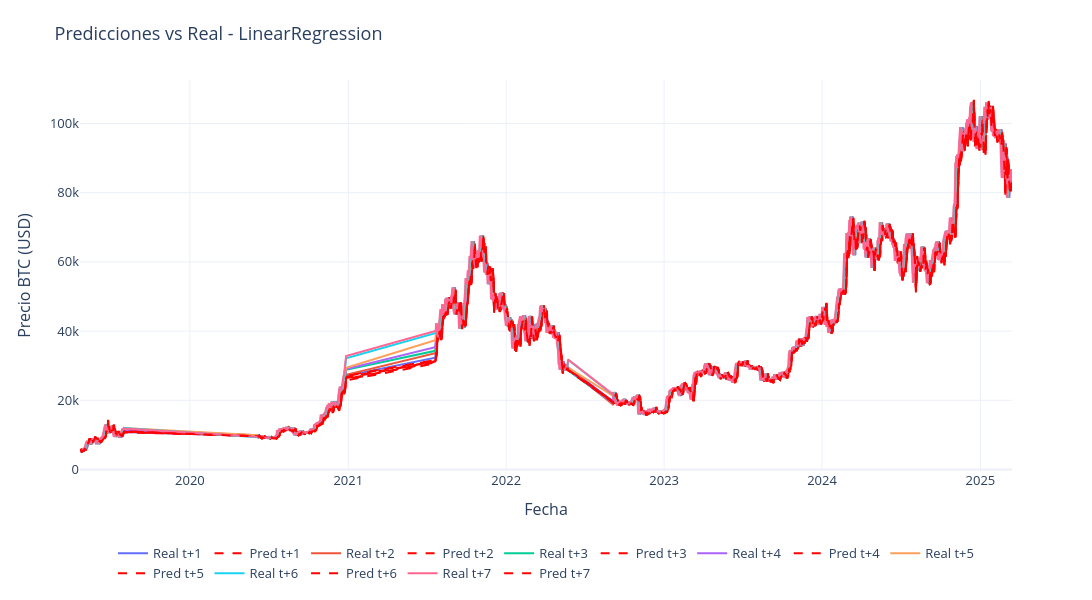
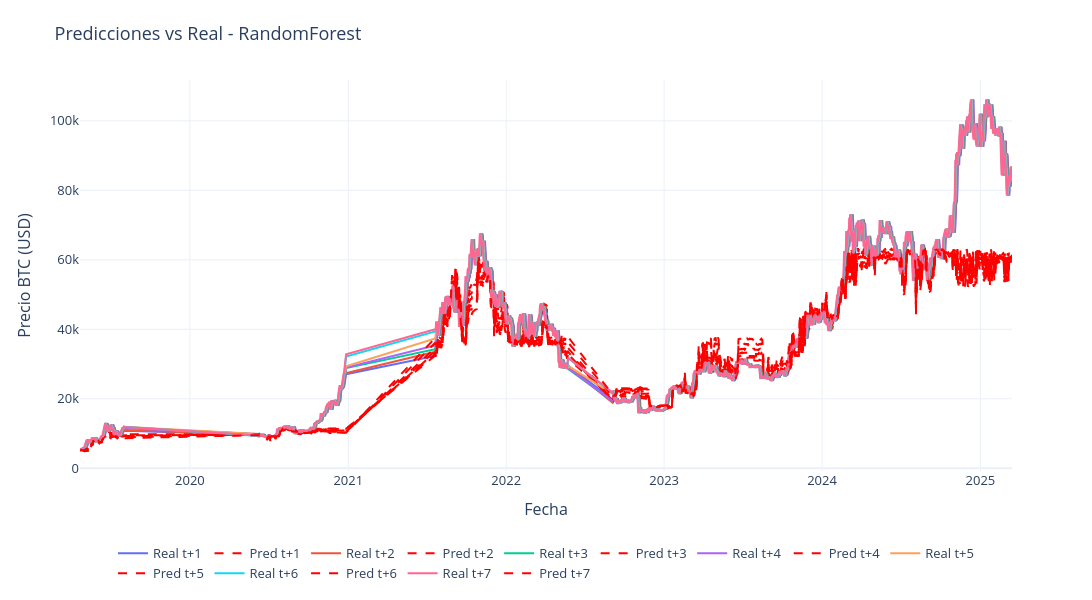
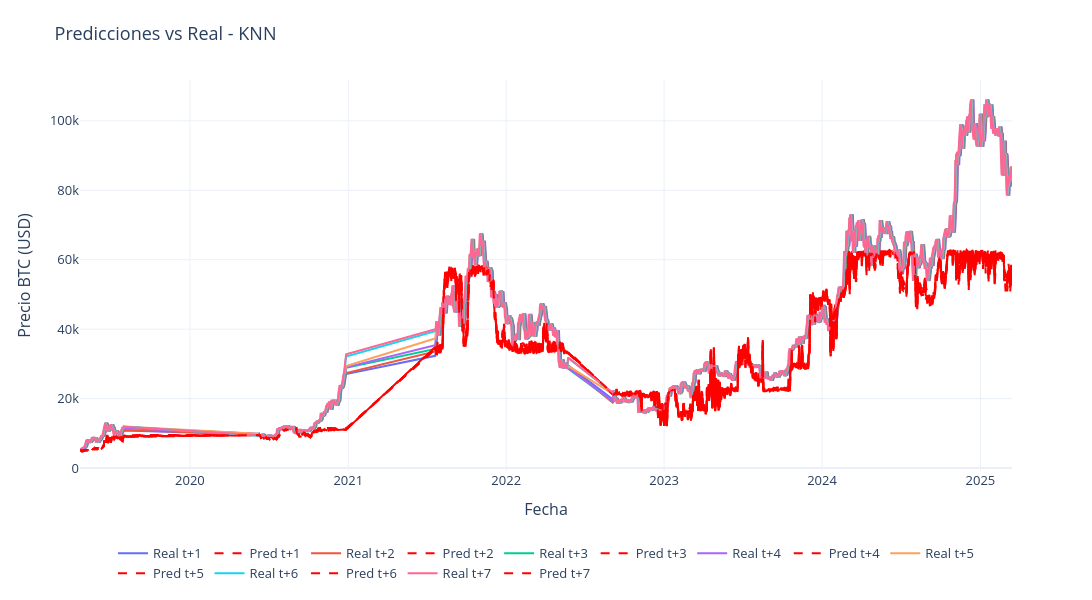

The cell these charts' notebook holds for them, in order:
### Code cell
# grafico predicciones vs real (t+1 a t+7)
from plotly.colors import qualitative

for model_name, pred in all_predictions.items():
    if pred.empty:
        print(f"No hay predicciones para {model_name}, se omite el gráfico.")
        continue

    fig = go.Figure()
    days = [f't+{i}' for i in range(1,8)]
    color_palette = qualitative.Plotly  # paleta estándar (10 colores distintos)

    for i, day in enumerate(days, start=1):
        real_col = f'Close_{day}_real' if f'Close_{day}_real' in pred.columns else f'Close_t+{i}_real'
        pred_col = f'Close_{day}_pred' if f'Close_{day}_pred' in pred.columns else f'Close_t+{i}_pred'

        if real_col not in pred.columns or pred_col not in pred.columns:
            print(f"Columnas para {day} no encontradas en {model_name}, se omite.")
            continue

        color = color_palette[(i - 1) % len(color_palette)]

        # linea real
        fig.add_trace(go.Scatter(
            x=pred.index,
            y=pred[real_col],
            mode='lines',
            name=f'Real {day}',
            line=dict(color=color, width=2)
        ))

        # linea predicha
        fig.add_trace(go.Scatter(
            x=pred.index,
            y=pred[pred_col],
            mode='lines',
            name=f'Pred {day}',
            line=dict(color="red", width=2, dash='dash')
        ))

    fig.update_layout(
        title=f'Predicciones vs Real - {model_name}',
        xaxis_title='Fecha',
        yaxis_title='Precio BTC (USD)',
        width=1100,
        height=600,
        template='plotly_white',
        font=dict(size=13),
        legend=dict(
            orientation="h",
            yanchor="bottom",
            y=-0.3,
            xanchor="center",
            x=0.5
        ),
        margin=dict(t=80, b=80)
    )

    fig.show()
print("Fecha mínima:", pred.index.min())
print("Fecha máxima:", pred.index.max())

### Figure 1 — Plotly figure (JSON) as saved in the notebook; plotly's stock layout.template omitted (floating-point values rounded to 4 significant figures; data arrays with more than 128 entries replaced by an {"elided": "..."} marker saying what was removed)
{"data": [{"line": {"color": "#636EFA", "width": 2}, "mode": "lines", "name": "Real t+1", "type": "scatter", "x": {"elided": "1542 str values"}, "y": {"elided": "1542 float values"}}, {"line": {"color": "red", "dash": "dash", "width": 2}, "mode": "lines", "name": "Pred t+1", "type": "scatter", "x": {"elided": "1542 str values"}, "y": {"elided": "1542 float values"}}, {"line": {"color": "#EF553B", "width": 2}, "mode": "lines", "name": "Real t+2", "type": "scatter", "x": {"elided": "1542 str values"}, "y": {"elided": "1542 float values"}}, {"line": {"color": "red", "dash": "dash", "width": 2}, "mode": "lines", "name": "Pred t+2", "type": "scatter", "x": {"elided": "1542 str values"}, "y": {"elided": "1542 float values"}}, {"line": {"color": "#00CC96", "width": 2}, "mode": "lines", "name": "Real t+3", "type": "scatter", "x": {"elided": "1542 str values"}, "y": {"elided": "1542 float values"}}, {"line": {"color": "red", "dash": "dash", "width": 2}, "mode": "lines", "name": "Pred t+3", "type": "scatter", "x": {"elided": "1542 str values"}, "y": {"elided": "1542 float values"}}, {"line": {"color": "#AB63FA", "width": 2}, "mode": "lines", "name": "Real t+4", "type": "scatter", "x": {"elided": "1542 str values"}, "y": {"elided": "1542 float values"}}, {"line": {"color": "red", "dash": "dash", "width": 2}, "mode": "lines", "name": "Pred t+4", "type": "scatter", "x": {"elided": "1542 str values"}, "y": {"elided": "1542 float values"}}, {"line": {"color": "#FFA15A", "width": 2}, "mode": "lines", "name": "Real t+5", "type": "scatter", "x": {"elided": "1542 str values"}, "y": {"elided": "1542 float values"}}, {"line": {"color": "red", "dash": "dash", "width": 2}, "mode": "lines", "name": "Pred t+5", "type": "scatter", "x": {"elided": "1542 str values"}, "y": {"elided": "1542 float values"}}, {"line": {"color": "#19D3F3", "width": 2}, "mode": "lines", "name": "Real t+6", "type": "scatter", "x": {"elided": "1542 str values"}, "y": {"elided": "1542 float values"}}, {"line": {"color": "red", "dash": "dash", "width": 2}, "mode": "lines", "name": "Pred t+6", "type": "scatter", "x": {"elided": "1542 str values"}, "y": {"elided": "1542 float values"}}, {"line": {"color": "#FF6692", "width": 2}, "mode": "lines", "name": "Real t+7", "type": "scatter", "x": {"elided": "1542 str values"}, "y": {"elided": "1542 float values"}}, {"line": {"color": "red", "dash": "dash", "width": 2}, "mode": "lines", "name": "Pred t+7", "type": "scatter", "x": {"elided": "1542 str values"}, "y": {"elided": "1542 float values"}}], "layout": {"font": {"size": 13}, "height": 600, "legend": {"orientation": "h", "x": 0.5, "xanchor": "center", "y": -0.3, "yanchor": "bottom"}, "margin": {"b": 80, "t": 80}, "title": {"text": "Predicciones vs Real - LinearRegression"}, "width": 1100, "xaxis": {"title": {"text": "Fecha"}}, "yaxis": {"title": {"text": "Precio BTC (USD)"}}}}

### Figure 2 — Plotly figure (JSON) as saved in the notebook; plotly's stock layout.template omitted (floating-point values rounded to 4 significant figures; data arrays with more than 128 entries replaced by an {"elided": "..."} marker saying what was removed)
{"data": [{"line": {"color": "#636EFA", "width": 2}, "mode": "lines", "name": "Real t+1", "type": "scatter", "x": {"elided": "1542 str values"}, "y": {"elided": "1542 float values"}}, {"line": {"color": "red", "dash": "dash", "width": 2}, "mode": "lines", "name": "Pred t+1", "type": "scatter", "x": {"elided": "1542 str values"}, "y": {"elided": "1542 float values"}}, {"line": {"color": "#EF553B", "width": 2}, "mode": "lines", "name": "Real t+2", "type": "scatter", "x": {"elided": "1542 str values"}, "y": {"elided": "1542 float values"}}, {"line": {"color": "red", "dash": "dash", "width": 2}, "mode": "lines", "name": "Pred t+2", "type": "scatter", "x": {"elided": "1542 str values"}, "y": {"elided": "1542 float values"}}, {"line": {"color": "#00CC96", "width": 2}, "mode": "lines", "name": "Real t+3", "type": "scatter", "x": {"elided": "1542 str values"}, "y": {"elided": "1542 float values"}}, {"line": {"color": "red", "dash": "dash", "width": 2}, "mode": "lines", "name": "Pred t+3", "type": "scatter", "x": {"elided": "1542 str values"}, "y": {"elided": "1542 float values"}}, {"line": {"color": "#AB63FA", "width": 2}, "mode": "lines", "name": "Real t+4", "type": "scatter", "x": {"elided": "1542 str values"}, "y": {"elided": "1542 float values"}}, {"line": {"color": "red", "dash": "dash", "width": 2}, "mode": "lines", "name": "Pred t+4", "type": "scatter", "x": {"elided": "1542 str values"}, "y": {"elided": "1542 float values"}}, {"line": {"color": "#FFA15A", "width": 2}, "mode": "lines", "name": "Real t+5", "type": "scatter", "x": {"elided": "1542 str values"}, "y": {"elided": "1542 float values"}}, {"line": {"color": "red", "dash": "dash", "width": 2}, "mode": "lines", "name": "Pred t+5", "type": "scatter", "x": {"elided": "1542 str values"}, "y": {"elided": "1542 float values"}}, {"line": {"color": "#19D3F3", "width": 2}, "mode": "lines", "name": "Real t+6", "type": "scatter", "x": {"elided": "1542 str values"}, "y": {"elided": "1542 float values"}}, {"line": {"color": "red", "dash": "dash", "width": 2}, "mode": "lines", "name": "Pred t+6", "type": "scatter", "x": {"elided": "1542 str values"}, "y": {"elided": "1542 float values"}}, {"line": {"color": "#FF6692", "width": 2}, "mode": "lines", "name": "Real t+7", "type": "scatter", "x": {"elided": "1542 str values"}, "y": {"elided": "1542 float values"}}, {"line": {"color": "red", "dash": "dash", "width": 2}, "mode": "lines", "name": "Pred t+7", "type": "scatter", "x": {"elided": "1542 str values"}, "y": {"elided": "1542 float values"}}], "layout": {"font": {"size": 13}, "height": 600, "legend": {"orientation": "h", "x": 0.5, "xanchor": "center", "y": -0.3, "yanchor": "bottom"}, "margin": {"b": 80, "t": 80}, "title": {"text": "Predicciones vs Real - RandomForest"}, "width": 1100, "xaxis": {"title": {"text": "Fecha"}}, "yaxis": {"title": {"text": "Precio BTC (USD)"}}}}

### Figure 3 — Plotly figure (JSON) as saved in the notebook; plotly's stock layout.template omitted (floating-point values rounded to 4 significant figures; data arrays with more than 128 entries replaced by an {"elided": "..."} marker saying what was removed)
{"data": [{"line": {"color": "#636EFA", "width": 2}, "mode": "lines", "name": "Real t+1", "type": "scatter", "x": {"elided": "1542 str values"}, "y": {"elided": "1542 float values"}}, {"line": {"color": "red", "dash": "dash", "width": 2}, "mode": "lines", "name": "Pred t+1", "type": "scatter", "x": {"elided": "1542 str values"}, "y": {"elided": "1542 float values"}}, {"line": {"color": "#EF553B", "width": 2}, "mode": "lines", "name": "Real t+2", "type": "scatter", "x": {"elided": "1542 str values"}, "y": {"elided": "1542 float values"}}, {"line": {"color": "red", "dash": "dash", "width": 2}, "mode": "lines", "name": "Pred t+2", "type": "scatter", "x": {"elided": "1542 str values"}, "y": {"elided": "1542 float values"}}, {"line": {"color": "#00CC96", "width": 2}, "mode": "lines", "name": "Real t+3", "type": "scatter", "x": {"elided": "1542 str values"}, "y": {"elided": "1542 float values"}}, {"line": {"color": "red", "dash": "dash", "width": 2}, "mode": "lines", "name": "Pred t+3", "type": "scatter", "x": {"elided": "1542 str values"}, "y": {"elided": "1542 float values"}}, {"line": {"color": "#AB63FA", "width": 2}, "mode": "lines", "name": "Real t+4", "type": "scatter", "x": {"elided": "1542 str values"}, "y": {"elided": "1542 float values"}}, {"line": {"color": "red", "dash": "dash", "width": 2}, "mode": "lines", "name": "Pred t+4", "type": "scatter", "x": {"elided": "1542 str values"}, "y": {"elided": "1542 float values"}}, {"line": {"color": "#FFA15A", "width": 2}, "mode": "lines", "name": "Real t+5", "type": "scatter", "x": {"elided": "1542 str values"}, "y": {"elided": "1542 float values"}}, {"line": {"color": "red", "dash": "dash", "width": 2}, "mode": "lines", "name": "Pred t+5", "type": "scatter", "x": {"elided": "1542 str values"}, "y": {"elided": "1542 float values"}}, {"line": {"color": "#19D3F3", "width": 2}, "mode": "lines", "name": "Real t+6", "type": "scatter", "x": {"elided": "1542 str values"}, "y": {"elided": "1542 float values"}}, {"line": {"color": "red", "dash": "dash", "width": 2}, "mode": "lines", "name": "Pred t+6", "type": "scatter", "x": {"elided": "1542 str values"}, "y": {"elided": "1542 float values"}}, {"line": {"color": "#FF6692", "width": 2}, "mode": "lines", "name": "Real t+7", "type": "scatter", "x": {"elided": "1542 str values"}, "y": {"elided": "1542 float values"}}, {"line": {"color": "red", "dash": "dash", "width": 2}, "mode": "lines", "name": "Pred t+7", "type": "scatter", "x": {"elided": "1542 str values"}, "y": {"elided": "1542 float values"}}], "layout": {"font": {"size": 13}, "height": 600, "legend": {"orientation": "h", "x": 0.5, "xanchor": "center", "y": -0.3, "yanchor": "bottom"}, "margin": {"b": 80, "t": 80}, "title": {"text": "Predicciones vs Real - KNN"}, "width": 1100, "xaxis": {"title": {"text": "Fecha"}}, "yaxis": {"title": {"text": "Precio BTC (USD)"}}}}
